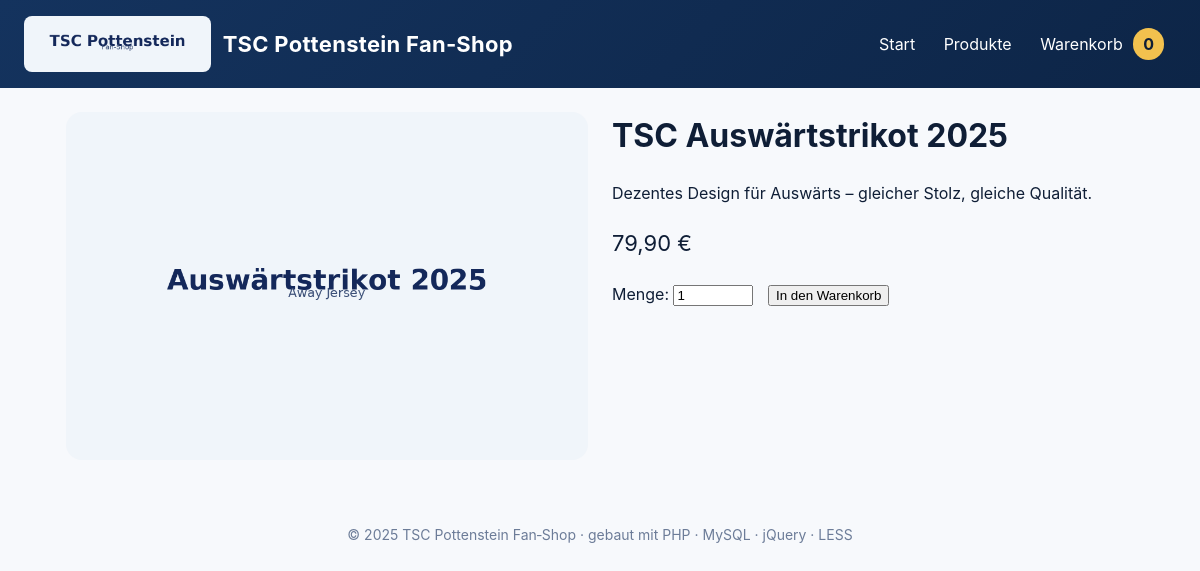
/product.php?id=2, run on the app's committed database.
### tables this page shows
CREATE TABLE `products` (
  `id` INT AUTO_INCREMENT PRIMARY KEY,
  `category_id` INT NOT NULL,
  `name` VARCHAR(200) NOT NULL,
  `description` TEXT,
  `price` DECIMAL(10,2) NOT NULL,
  `image` VARCHAR(200) NOT NULL,
  CONSTRAINT `fk_products_category` FOREIGN KEY (`category_id`) REFERENCES `categories`(`id`) ON DELETE RESTRICT
);

### functions.php (called while the page is built, shortened)
<?php
function format_price($n) {
    return number_format((float)$n, 2, ',', '.') . ' €';
}
function fetch_product(PDO $pdo, $id) {
    $stmt = $pdo->prepare("SELECT * FROM products WHERE id = ?");
    $stmt->execute([$id]);
    return $stmt->fetch();
}
?>

### product.php (the view, shortened to what this page needs)
<?php include 'header.php';
  $id = isset($_GET['id']) ? (int)$_GET['id'] : 0;
  $p = fetch_product($pdo, $id);
?>
  <div style="display:grid; grid-template-columns: 1fr 1fr; gap: 24px; align-items: start;">
    <img src="assets/img/<?php echo htmlspecialchars($p['image']); ?>" alt="<?php echo htmlspecialchars($p['name']); ?>" style="width:100%; border-radius: 16px;">
    <div>
      <h1 style="margin-top:0;"><?php echo htmlspecialchars($p['name']); ?></h1>
      <p><?php echo nl2br(htmlspecialchars($p['description'])); ?></p>
      <p class="price" style="font-size:22px;"><?php echo format_price($p['price']); ?></p>
      <form class="add-to-cart-form" method="post" action="cart_action.php">
        <label>Menge: <input type="number" name="quantity" value="1" min="1" style="width:80px;"></label>
        <button class="btn primary" type="submit" style="margin-left:10px;">In den Warenkorb</button>
      </form>
    </div>
  </div>
<?php include 'footer.php'; ?>

### assets/css/styles.css (style rules this page uses)
* { box-sizing:border-box }
html,body { margin:0;padding:0 }
body { font-family:-apple-system,BlinkMacSystemFont,"Segoe UI",Roboto,"Helvetica Neue",Arial,"Noto Sans","Apple Color Emoji","Segoe UI Emoji",sans-serif;background:#f7f9fc;color:#0f1e36;line-height:1.5 }

### data on the page
products: image (picture), name "TSC Auswärtstrikot 2025", description "Dezentes Design für Auswärts – gleicher Stolz, gleiche Qualität.", price "79,90 €"

### other printed values
get_cart_count() "0"
